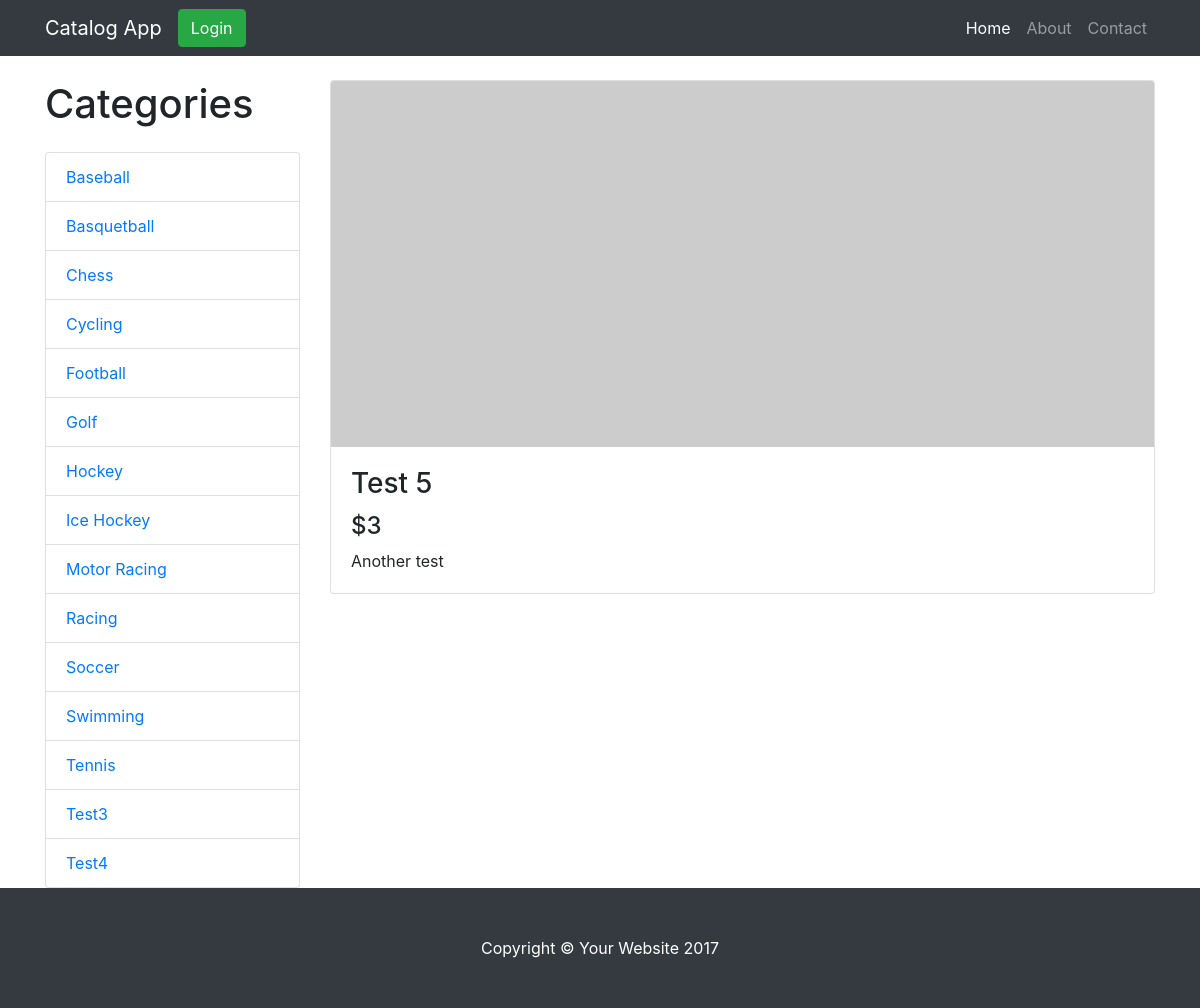
The app's page /catalog/Test4/Test 5, older data.
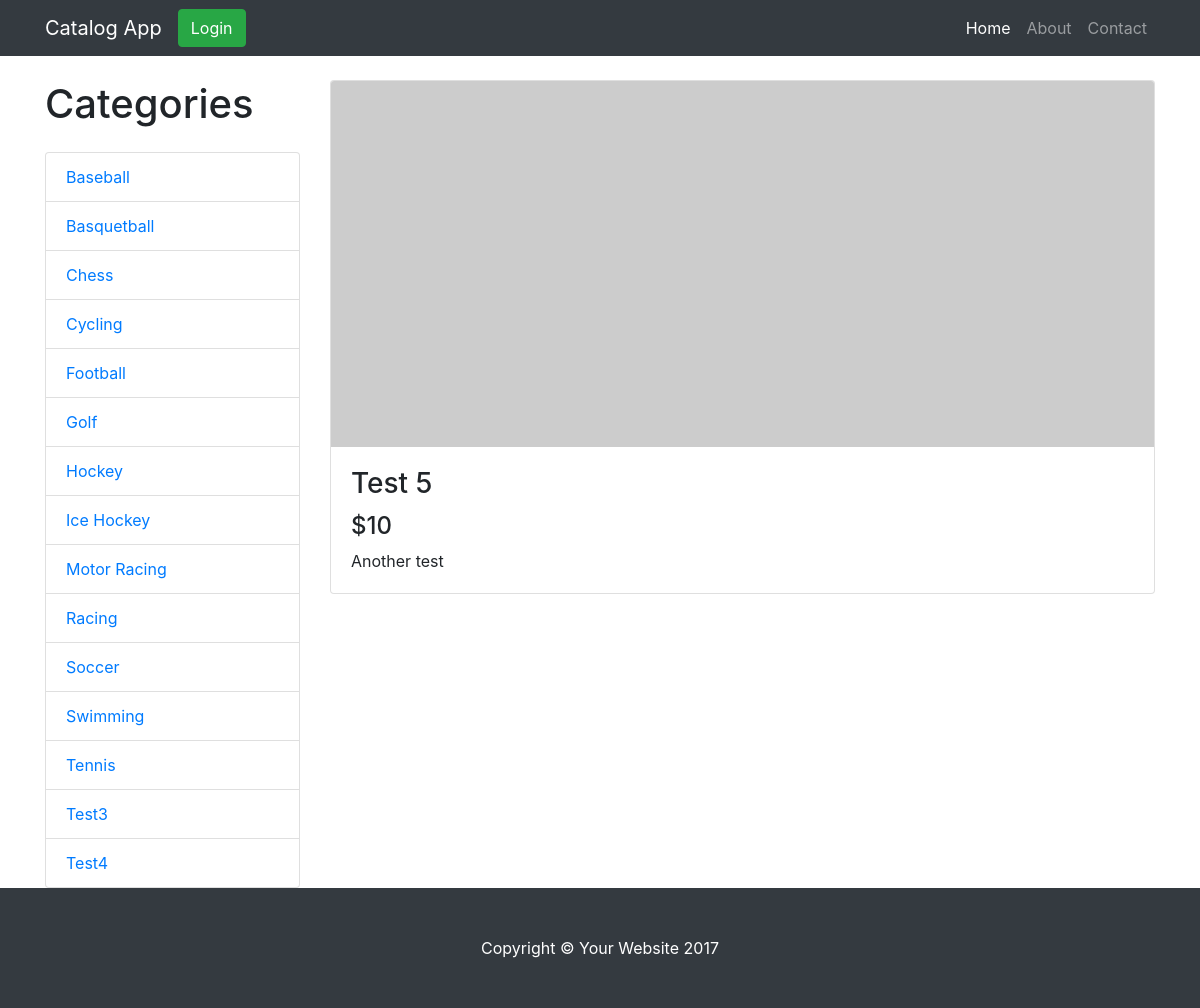
The same page, newer data.
### database_setup.py (models this page shows, shortened)
class Item(Base):
    __tablename__ = 'item'
    name =Column(String(80), nullable = False)
    id = Column(Integer, primary_key = True)
    description = Column(String(250))
    price = Column(String(8))
    picture = Column(String(250), nullable = True)
    category_id = Column(Integer,ForeignKey('category.id'))
    date_creation = Column(DateTime(timezone=True), server_default=func.now())
    date_update = Column(DateTime(timezone=True), server_default=func.now())
    category = relationship(Category, back_populates='items')
    user_id = Column(Integer,ForeignKey('user.id'))
    user = relationship(User)

### application.py (the view)
@app.route('/catalog/<string:category_name>/<string:item_name>')
def infoItem(category_name, item_name):
    category = session.query(Category).filter_by(name=category_name).one()
    item = session.query(Item).filter((Item.name==item_name) & (Item.category_id == category.id)).one()
    categories = session.query(Category).order_by(Category.name)
    if 'username' not in login_session:
        return render_template('publicitem.html', category_name=category_name, item=item,  categories=categories)
    else:
        return render_template('item.html', category_name=category_name, item=item, categories=categories)

### templates/publicitem.html (shortened to what this page needs)
<!DOCTYPE html>
<html lang="en">
  <head>
    <link rel=stylesheet type=text/css href="{{ url_for('static', filename='vendor/bootstrap/css/bootstrap.min.css') }}">
    <link rel=stylesheet type=text/css href="{{ url_for('static', filename='css/shop-item.css') }}">
  </head>
  <body>
    <nav class="navbar navbar-expand-lg navbar-dark bg-dark fixed-top">
      <div class="container">
        <a class="navbar-brand" href="/catalog">Catalog App</a>
        {% if 'username' not in login_session %}
          <a href = '{{url_for('showLogin')}}' class="btn btn-success">Login</a>
          {% else %}
          <a href = '{{url_for('disconnect')}}' class="btn btn-success">Logout</a>
        {% endif %}
        <div class="collapse navbar-collapse" id="navbarResponsive">
          <ul class="navbar-nav ml-auto">
            <li class="nav-item active">
              <a class="nav-link" href="/catalog">Home
              </a>
            </li>
            <li class="nav-item">
              <a class="nav-link" href="#">About</a>
            </li>
            <li class="nav-item">
              <a class="nav-link" href="#">Contact</a>
            </li>
          </ul>
        </div>
      </div>
    </nav>
    <div class="container">
      <div class="row">
        <div class="col-lg-3">
          <h1 class="my-4">Categories</h1>
          <div class="list-group">
          	{% for category in categories %}
            <a href="{{url_for('showItems',category_name=category.name)}}" class="list-group-item">{{category.name}}</a>
            {% endfor %}
           </div>
         </div>
        <div class="col-lg-9">
          <div class="card mt-4">
            <img class="card-img-top img-fluid" src="http://placehold.it/900x400" alt="">
            <div class="card-body">
              <h3 class="card-title">{{ item['name'] }}</h3>
              <h4>{{item['price']}}</h4>
              <p class="card-text">{{item['description']}}</p>
            </div>
          </div>
        </div>
      </div>
    </div>
    <footer class="py-5 bg-dark">
      <div class="container">
        <p class="m-0 text-center text-white">Copyright &copy; Your Website 2017</p>
      </div>
    </footer>
  </body>
</html>

Row changes from the older to the newer data that the page shows:
changed Item "Test 5": price "$3" → "$10"
